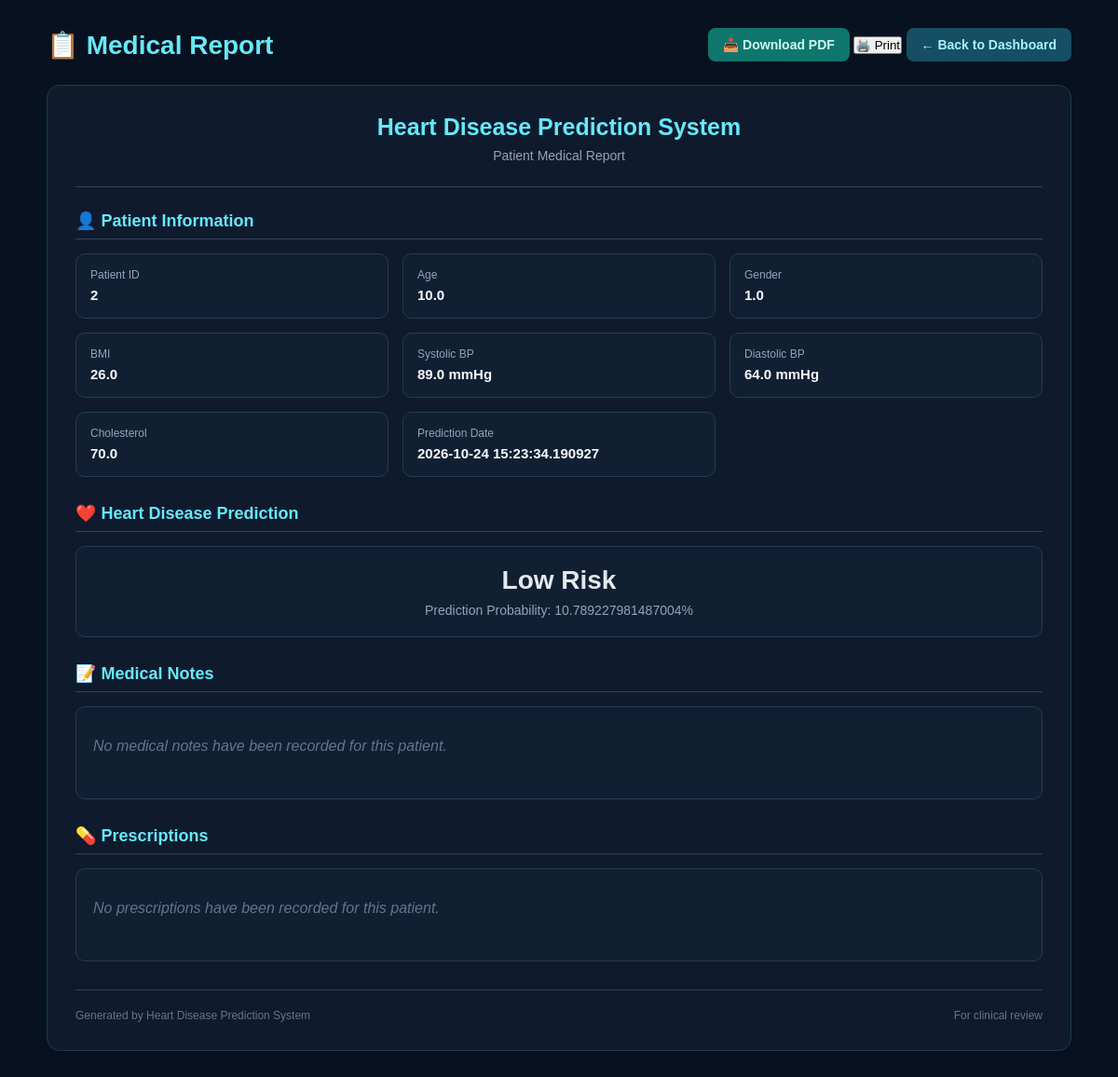
The app's page /patient/report/2 (signed in) with its own data.
### app.py (models this page shows)
class Patient(db.Model):
    id = db.Column(
        db.Integer,
        primary_key=True
    )
    patient_code = db.Column(
        db.String(50),
        nullable=True,
        index=True
    )
    age = db.Column(
        db.Float
    )
    gender = db.Column(
        db.Float
    )
    bmi = db.Column(
        db.Float
    )
    systolic = db.Column(
        db.Float
    )
    diastolic = db.Column(
        db.Float
    )
    cholesterol = db.Column(
        db.Float
    )
    risk = db.Column(
        db.String(50)
    )
    probability = db.Column(
        db.Float
    )
    date = db.Column(
        db.DateTime,
        default=datetime.utcnow
    )

### app.py (the view)
@app.route(
    "/patient/report/<int:patient_id>"
)
def patient_report(patient_id):
    if "role" not in session:
        return redirect(
            "/login"
        )
    if session["role"] != "patient":
        return "Access Denied"
    patient = Patient.query.get_or_404(
        patient_id
    )
    if patient.patient_code != session.get(
        "patient_code"
    ):
        return "Access Denied"
    notes = MedicalNote.query.filter_by(
        patient_id=patient.id
    ).order_by(
        MedicalNote.created_at.desc()
    ).all()
    prescriptions = Prescription.query.filter_by(
        patient_id=patient.id
    ).order_by(
        Prescription.created_at.desc()
    ).all()
    return render_template(
        "medical_report.html",
        patient=patient,
        notes=notes,
        prescriptions=prescriptions
    )

### templates/medical_report.html (shortened to what this page needs)
<!DOCTYPE html>
<html lang="en">
<head>
</head>
<body>
<div class="container">
    <div class="top-bar">
    <h1>📋 Medical Report</h1>
    <div class="top-actions">
    <a
        href="{{ url_for('medical_report_pdf', patient_id=patient.id) }}"
        class="download-button"
    >
        📥 Download PDF
    </a>
    <button onclick="window.print()" class="print-button">
        🖨️ Print
    </button>
    <a
        href="{{ url_for('doctor_dashboard') }}"
        class="back-button"
    >
        ← Back to Dashboard
    </a>
</div>
</div>
    <div class="report">
        <div class="report-header">
            <h2>Heart Disease Prediction System</h2>
            <p>
                Patient Medical Report
            </p>
        </div>
        <div class="section">
            <h3 class="section-title">
                👤 Patient Information
            </h3>
            <div class="info-grid">
                <div class="info-card">
                    <span class="label">Patient ID</span>
                    <span class="value">
                        {{ patient.id }}
                    </span>
                </div>
                <div class="info-card">
                    <span class="label">Age</span>
                    <span class="value">
                        {{ patient.age }}
                    </span>
                </div>
                <div class="info-card">
                    <span class="label">Gender</span>
                    <span class="value">
                        {{ patient.gender }}
                    </span>
                </div>
                <div class="info-card">
                    <span class="label">BMI</span>
                    <span class="value">
                        {{ patient.bmi }}
                    </span>
                </div>
                <div class="info-card">
                    <span class="label">Systolic BP</span>
                    <span class="value">
                        {{ patient.systolic }} mmHg
                    </span>
                </div>
                <div class="info-card">
                    <span class="label">Diastolic BP</span>
                    <span class="value">
                        {{ patient.diastolic }} mmHg
                    </span>
                </div>
                <div class="info-card">
                    <span class="label">Cholesterol</span>
                    <span class="value">
                        {{ patient.cholesterol }}
                    </span>
                </div>
                <div class="info-card">
                    <span class="label">Prediction Date</span>
                    <span class="value">
                        {{ patient.date }}
                    </span>
                </div>
            </div>
        </div>
        <div class="section">
            <h3 class="section-title">
                ❤️ Heart Disease Prediction
            </h3>
            <div class="risk-box">
                <div class="risk-value">
                    {{ patient.risk }}
                </div>
                <div class="probability">
                    Prediction Probability:
                    {{ patient.probability }}%
                </div>
            </div>
        </div>
        <div class="section">
            <h3 class="section-title">
                📝 Medical Notes
            </h3>
            <div class="notes-box">
                {% if notes %}
                    {% for note in notes %}
                        <div class="note">
                            <div class="note-text">
                                {{ note.note }}
                            </div>
                            <div class="note-date">
                                {{ note.created_at.strftime('%d %B %Y, %H:%M') }}
                            </div>
                        </div>
                    {% endfor %}
                {% else %}
                    <div class="empty">
                        No medical notes have been recorded for this patient.
                    </div>
                {% endif %}
            </div>
        </div>
        <div class="section">
            <h3 class="section-title">
                💊 Prescriptions
            </h3>
            {% if prescriptions %}
                <table class="prescription-table">
                    <thead>
                        <tr>
                            <th>Medication</th>
                            <th>Dosage</th>
                            <th>Frequency</th>
                            <th>Duration</th>
                            <th>Instructions</th>
                            <th>Date</th>
                        </tr>
                    </thead>
                    <tbody>
                        {% for prescription in prescriptions %}
                        <tr>
                            <td>
                                {{ prescription.medication }}
                            </td>
                            <td>
                                {{ prescription.dosage }}
                            </td>
                            <td>
                                {{ prescription.frequency }}
                            </td>
                            <td>
                                {{ prescription.duration }}
                            </td>
                            <td>
                                {{ prescription.instructions or 'None' }}
                            </td>
                            <td>
                                {{ prescription.created_at.strftime('%d %b %Y') }}
                            </td>
                        </tr>
                        {% endfor %}
                    </tbody>
                </table>
            {% else %}
                <div class="notes-box">
                    <div class="empty">
                        No prescriptions have been recorded for this patient.
                    </div>
                </div>
            {% endif %}
        </div>
        <div class="footer">
            <span>
                Generated by Heart Disease Prediction System
            </span>
            <span>
                For clinical review
            </span>
        </div>
    </div>
</div>
</body>
</html>

### templates/medical_report.html (style rules this page uses)
* { box-sizing: border-box; margin: 0; padding: 0; }
body { font-family: Arial, Helvetica, sans-serif; background: #07111f; color: #e5e7eb; padding: 30px; }
.container { max-width: 1100px; margin: auto; }
.top-bar { display: flex; justify-content: space-between; align-items: center; margin-bottom: 25px; }
.top-bar h1 { color: #67e8f9; font-size: 28px; }
.back-button { text-decoration: none; background: #164e63; color: #a5f3fc; padding: 10px 16px; border-radius: 8px; font-size: 14px; font-weight: 600; }
.report { background: #0f1b2d; border: 1px solid #1e3a4f; border-radius: 14px; padding: 30px; }
.report-header { text-align: center; border-bottom: 1px solid #334155; padding-bottom: 25px; margin-bottom: 25px; }
.report-header h2 { color: #67e8f9; font-size: 25px; margin-bottom: 8px; }
.report-header p { color: #94a3b8; font-size: 14px; }
.section { margin-bottom: 28px; }
.section-title { color: #67e8f9; font-size: 18px; margin-bottom: 15px; padding-bottom: 8px; border-bottom: 1px solid #334155; }
.info-grid { display: grid; grid-template-columns: repeat(3, 1fr); gap: 15px; }
.info-card { background: #111f33; border: 1px solid #243b53; border-radius: 10px; padding: 15px; }
.label { display: block; color: #94a3b8; font-size: 12px; margin-bottom: 6px; }
.value { color: #f8fafc; font-size: 15px; font-weight: 600; }
.risk-box { background: #111f33; border: 1px solid #243b53; border-radius: 10px; padding: 20px; text-align: center; }
.risk-value { font-size: 28px; font-weight: bold; margin-bottom: 8px; }
.probability { color: #94a3b8; font-size: 14px; }
.notes-box { background: #111f33; border: 1px solid #243b53; border-radius: 10px; padding: 18px; min-height: 100px; }
.empty { color: #64748b; font-style: italic; padding: 15px 0; }
.footer { margin-top: 30px; padding-top: 20px; border-top: 1px solid #334155; display: flex; justify-content: space-between; color: #64748b; font-size: 12px; }
.download-button { display: inline-block; text-decoration: none; background: #0f766e; color: #ccfbf1; padding: 10px 16px; border-radius: 8px; font-size: 14px; font-weight: 600; }

### records on screen
Patient: id "2", age "10.0", gender "1.0", bmi "26.0", systolic "89.0", diastolic "64.0", cholesterol "70.0", date "2026-10-24 15:23:34.190927", risk "Low Risk", probability "10.789227981487004"
